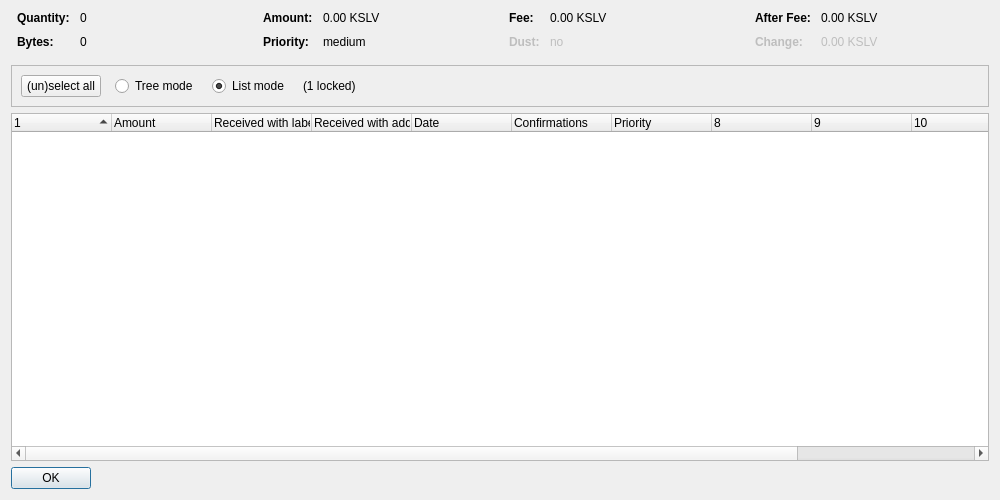
<?xml version="1.0" encoding="UTF-8"?>
<ui version="4.0">
 <class>CoinControlDialog</class>
 <widget class="QDialog" name="CoinControlDialog">
  <property name="geometry">
   <rect>
    <x>0</x>
    <y>0</y>
    <width>1000</width>
    <height>500</height>
   </rect>
  </property>
  <property name="windowTitle">
   <string>Coin Selection</string>
  </property>
  <property name="styleSheet">
   <string notr="true"/>
  </property>
  <layout class="QVBoxLayout" name="verticalLayout">
   <item>
    <layout class="QHBoxLayout" name="horizontalLayoutTop" stretch="0,0,0,0">
     <property name="topMargin">
      <number>0</number>
     </property>
     <property name="bottomMargin">
      <number>10</number>
     </property>
     <item>
      <layout class="QFormLayout" name="formLayoutCoinControl1">
       <property name="horizontalSpacing">
        <number>10</number>
       </property>
       <property name="verticalSpacing">
        <number>10</number>
       </property>
       <property name="leftMargin">
        <number>6</number>
       </property>
       <property name="rightMargin">
        <number>6</number>
       </property>
       <item row="0" column="0">
        <widget class="QLabel" name="labelCoinControlQuantityText">
         <property name="font">
          <font>
           <weight>75</weight>
           <bold>true</bold>
          </font>
         </property>
         <property name="text">
          <string>Quantity:</string>
         </property>
        </widget>
       </item>
       <item row="0" column="1">
        <widget class="QLabel" name="labelCoinControlQuantity">
         <property name="cursor">
          <cursorShape>IBeamCursor</cursorShape>
         </property>
         <property name="contextMenuPolicy">
          <enum>Qt::ActionsContextMenu</enum>
         </property>
         <property name="text">
          <string notr="true">0</string>
         </property>
         <property name="textInteractionFlags">
          <set>Qt::LinksAccessibleByMouse|Qt::TextSelectableByKeyboard|Qt::TextSelectableByMouse</set>
         </property>
        </widget>
       </item>
       <item row="1" column="0">
        <widget class="QLabel" name="labelCoinControlBytesText">
         <property name="font">
          <font>
           <weight>75</weight>
           <bold>true</bold>
          </font>
         </property>
         <property name="text">
          <string>Bytes:</string>
         </property>
        </widget>
       </item>
       <item row="1" column="1">
        <widget class="QLabel" name="labelCoinControlBytes">
         <property name="cursor">
          <cursorShape>IBeamCursor</cursorShape>
         </property>
         <property name="contextMenuPolicy">
          <enum>Qt::ActionsContextMenu</enum>
         </property>
         <property name="text">
          <string notr="true">0</string>
         </property>
         <property name="textInteractionFlags">
          <set>Qt::LinksAccessibleByMouse|Qt::TextSelectableByKeyboard|Qt::TextSelectableByMouse</set>
         </property>
        </widget>
       </item>
      </layout>
     </item>
     <item>
      <layout class="QFormLayout" name="formLayoutCoinControl2">
       <property name="horizontalSpacing">
        <number>10</number>
       </property>
       <property name="verticalSpacing">
        <number>10</number>
       </property>
       <property name="leftMargin">
        <number>6</number>
       </property>
       <property name="rightMargin">
        <number>6</number>
       </property>
       <item row="0" column="0">
        <widget class="QLabel" name="labelCoinControlAmountText">
         <property name="font">
          <font>
           <weight>75</weight>
           <bold>true</bold>
          </font>
         </property>
         <property name="text">
          <string>Amount:</string>
         </property>
        </widget>
       </item>
       <item row="0" column="1">
        <widget class="QLabel" name="labelCoinControlAmount">
         <property name="cursor">
          <cursorShape>IBeamCursor</cursorShape>
         </property>
         <property name="contextMenuPolicy">
          <enum>Qt::ActionsContextMenu</enum>
         </property>
         <property name="text">
          <string notr="true">0.00 KSLV</string>
         </property>
         <property name="textInteractionFlags">
          <set>Qt::LinksAccessibleByMouse|Qt::TextSelectableByKeyboard|Qt::TextSelectableByMouse</set>
         </property>
        </widget>
       </item>
       <item row="1" column="0">
        <widget class="QLabel" name="labelCoinControlPriorityText">
         <property name="font">
          <font>
           <weight>75</weight>
           <bold>true</bold>
          </font>
         </property>
         <property name="text">
          <string>Priority:</string>
         </property>
        </widget>
       </item>
       <item row="1" column="1">
        <widget class="QLabel" name="labelCoinControlPriority">
         <property name="cursor">
          <cursorShape>IBeamCursor</cursorShape>
         </property>
         <property name="contextMenuPolicy">
          <enum>Qt::ActionsContextMenu</enum>
         </property>
         <property name="text">
          <string notr="true">medium</string>
         </property>
         <property name="textInteractionFlags">
          <set>Qt::LinksAccessibleByMouse|Qt::TextSelectableByKeyboard|Qt::TextSelectableByMouse</set>
         </property>
        </widget>
       </item>
      </layout>
     </item>
     <item>
      <layout class="QFormLayout" name="formLayoutCoinControl3">
       <property name="horizontalSpacing">
        <number>10</number>
       </property>
       <property name="verticalSpacing">
        <number>10</number>
       </property>
       <property name="leftMargin">
        <number>6</number>
       </property>
       <property name="rightMargin">
        <number>6</number>
       </property>
       <item row="0" column="0">
        <widget class="QLabel" name="labelCoinControlFeeText">
         <property name="font">
          <font>
           <weight>75</weight>
           <bold>true</bold>
          </font>
         </property>
         <property name="text">
          <string>Fee:</string>
         </property>
        </widget>
       </item>
       <item row="0" column="1">
        <widget class="QLabel" name="labelCoinControlFee">
         <property name="cursor">
          <cursorShape>IBeamCursor</cursorShape>
         </property>
         <property name="contextMenuPolicy">
          <enum>Qt::ActionsContextMenu</enum>
         </property>
         <property name="text">
          <string notr="true">0.00 KSLV</string>
         </property>
         <property name="textInteractionFlags">
          <set>Qt::LinksAccessibleByMouse|Qt::TextSelectableByKeyboard|Qt::TextSelectableByMouse</set>
         </property>
        </widget>
       </item>
       <item row="1" column="0">
        <widget class="QLabel" name="labelCoinControlLowOutputText">
         <property name="enabled">
          <bool>false</bool>
         </property>
         <property name="font">
          <font>
           <weight>75</weight>
           <bold>true</bold>
          </font>
         </property>
         <property name="text">
          <string>Dust:</string>
         </property>
        </widget>
       </item>
       <item row="1" column="1">
        <widget class="QLabel" name="labelCoinControlLowOutput">
         <property name="enabled">
          <bool>false</bool>
         </property>
         <property name="cursor">
          <cursorShape>IBeamCursor</cursorShape>
         </property>
         <property name="contextMenuPolicy">
          <enum>Qt::ActionsContextMenu</enum>
         </property>
         <property name="text">
          <string notr="true">no</string>
         </property>
         <property name="textInteractionFlags">
          <set>Qt::LinksAccessibleByMouse|Qt::TextSelectableByKeyboard|Qt::TextSelectableByMouse</set>
         </property>
        </widget>
       </item>
      </layout>
     </item>
     <item>
      <layout class="QFormLayout" name="formLayoutCoinControl4">
       <property name="horizontalSpacing">
        <number>10</number>
       </property>
       <property name="verticalSpacing">
        <number>10</number>
       </property>
       <property name="leftMargin">
        <number>6</number>
       </property>
       <property name="rightMargin">
        <number>6</number>
       </property>
       <item row="0" column="0">
        <widget class="QLabel" name="labelCoinControlAfterFeeText">
         <property name="font">
          <font>
           <weight>75</weight>
           <bold>true</bold>
          </font>
         </property>
         <property name="text">
          <string>After Fee:</string>
         </property>
        </widget>
       </item>
       <item row="0" column="1">
        <widget class="QLabel" name="labelCoinControlAfterFee">
         <property name="cursor">
          <cursorShape>IBeamCursor</cursorShape>
         </property>
         <property name="contextMenuPolicy">
          <enum>Qt::ActionsContextMenu</enum>
         </property>
         <property name="text">
          <string notr="true">0.00 KSLV</string>
         </property>
         <property name="textInteractionFlags">
          <set>Qt::LinksAccessibleByMouse|Qt::TextSelectableByKeyboard|Qt::TextSelectableByMouse</set>
         </property>
        </widget>
       </item>
       <item row="1" column="0">
        <widget class="QLabel" name="labelCoinControlChangeText">
         <property name="enabled">
          <bool>false</bool>
         </property>
         <property name="font">
          <font>
           <weight>75</weight>
           <bold>true</bold>
          </font>
         </property>
         <property name="text">
          <string>Change:</string>
         </property>
        </widget>
       </item>
       <item row="1" column="1">
        <widget class="QLabel" name="labelCoinControlChange">
         <property name="enabled">
          <bool>false</bool>
         </property>
         <property name="cursor">
          <cursorShape>IBeamCursor</cursorShape>
         </property>
         <property name="contextMenuPolicy">
          <enum>Qt::ActionsContextMenu</enum>
         </property>
         <property name="text">
          <string notr="true">0.00 KSLV</string>
         </property>
         <property name="textInteractionFlags">
          <set>Qt::LinksAccessibleByMouse|Qt::TextSelectableByKeyboard|Qt::TextSelectableByMouse</set>
         </property>
        </widget>
       </item>
      </layout>
     </item>
    </layout>
   </item>
   <item>
    <widget class="QFrame" name="frame">
     <property name="minimumSize">
      <size>
       <width>0</width>
       <height>40</height>
      </size>
     </property>
     <property name="frameShape">
      <enum>QFrame::StyledPanel</enum>
     </property>
     <property name="frameShadow">
      <enum>QFrame::Sunken</enum>
     </property>
     <layout class="QHBoxLayout" name="horizontalLayout">
      <item>
       <layout class="QHBoxLayout" name="horizontalLayoutPanel" stretch="0,0,0,0,0">
        <property name="spacing">
         <number>14</number>
        </property>
        <item>
         <widget class="QPushButton" name="pushButtonSelectAll">
          <property name="sizePolicy">
           <sizepolicy hsizetype="Maximum" vsizetype="Fixed">
            <horstretch>0</horstretch>
            <verstretch>0</verstretch>
           </sizepolicy>
          </property>
          <property name="styleSheet">
           <string notr="true"/>
          </property>
          <property name="text">
           <string>(un)select all</string>
          </property>
          <property name="autoDefault">
           <bool>false</bool>
          </property>
         </widget>
        </item>
        <item>
         <widget class="QRadioButton" name="radioTreeMode">
          <property name="sizePolicy">
           <sizepolicy hsizetype="Maximum" vsizetype="Fixed">
            <horstretch>0</horstretch>
            <verstretch>0</verstretch>
           </sizepolicy>
          </property>
          <property name="text">
           <string>Tree mode</string>
          </property>
         </widget>
        </item>
        <item>
         <widget class="QRadioButton" name="radioListMode">
          <property name="sizePolicy">
           <sizepolicy hsizetype="Maximum" vsizetype="Fixed">
            <horstretch>0</horstretch>
            <verstretch>0</verstretch>
           </sizepolicy>
          </property>
          <property name="text">
           <string>List mode</string>
          </property>
          <property name="checked">
           <bool>true</bool>
          </property>
         </widget>
        </item>
        <item>
         <widget class="QLabel" name="labelLocked">
          <property name="text">
           <string notr="true">(1 locked)</string>
          </property>
         </widget>
        </item>
        <item>
         <spacer name="horizontalSpacer">
          <property name="orientation">
           <enum>Qt::Horizontal</enum>
          </property>
          <property name="sizeHint" stdset="0">
           <size>
            <width>40</width>
            <height>20</height>
           </size>
          </property>
         </spacer>
        </item>
       </layout>
      </item>
     </layout>
    </widget>
   </item>
   <item>
    <widget class="CoinControlTreeWidget" name="treeWidget">
     <property name="contextMenuPolicy">
      <enum>Qt::CustomContextMenu</enum>
     </property>
     <property name="styleSheet">
      <string notr="true"/>
     </property>
     <property name="sortingEnabled">
      <bool>false</bool>
     </property>
     <property name="columnCount">
      <number>12</number>
     </property>
     <attribute name="headerShowSortIndicator" stdset="0">
      <bool>true</bool>
     </attribute>
     <attribute name="headerStretchLastSection">
      <bool>false</bool>
     </attribute>
     <column>
      <property name="text">
       <string/>
      </property>
     </column>
     <column>
      <property name="text">
       <string>Amount</string>
      </property>
     </column>
     <column>
      <property name="text">
       <string>Received with label</string>
      </property>
     </column>
     <column>
      <property name="text">
       <string>Received with address</string>
      </property>
     </column>
     <column>
      <property name="text">
       <string>Date</string>
      </property>
     </column>
     <column>
      <property name="text">
       <string>Confirmations</string>
      </property>
      <property name="toolTip">
       <string>Confirmed</string>
      </property>
     </column>
     <column>
      <property name="text">
       <string>Priority</string>
      </property>
     </column>
     <column>
      <property name="text">
       <string/>
      </property>
     </column>
     <column>
      <property name="text">
       <string/>
      </property>
     </column>
     <column>
      <property name="text">
       <string/>
      </property>
     </column>
     <column>
      <property name="text">
       <string/>
      </property>
     </column>
     <column>
      <property name="text">
       <string/>
      </property>
     </column>
    </widget>
   </item>
   <item>
    <widget class="QDialogButtonBox" name="buttonBox">
     <property name="sizePolicy">
      <sizepolicy hsizetype="Maximum" vsizetype="Fixed">
       <horstretch>0</horstretch>
       <verstretch>0</verstretch>
      </sizepolicy>
     </property>
     <property name="styleSheet">
      <string notr="true"/>
     </property>
     <property name="orientation">
      <enum>Qt::Horizontal</enum>
     </property>
     <property name="standardButtons">
      <set>QDialogButtonBox::Ok</set>
     </property>
    </widget>
   </item>
  </layout>
 </widget>
 <customwidgets>
  <customwidget>
   <class>CoinControlTreeWidget</class>
   <extends>QTreeWidget</extends>
   <header>coincontroltreewidget.h</header>
  </customwidget>
 </customwidgets>
 <resources/>
 <connections/>
</ui>
